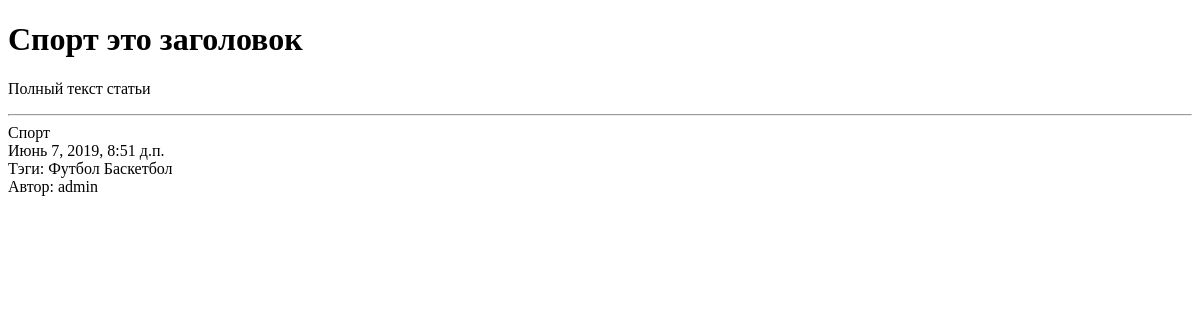
/single/1, run on an earlier commit of the app's database.
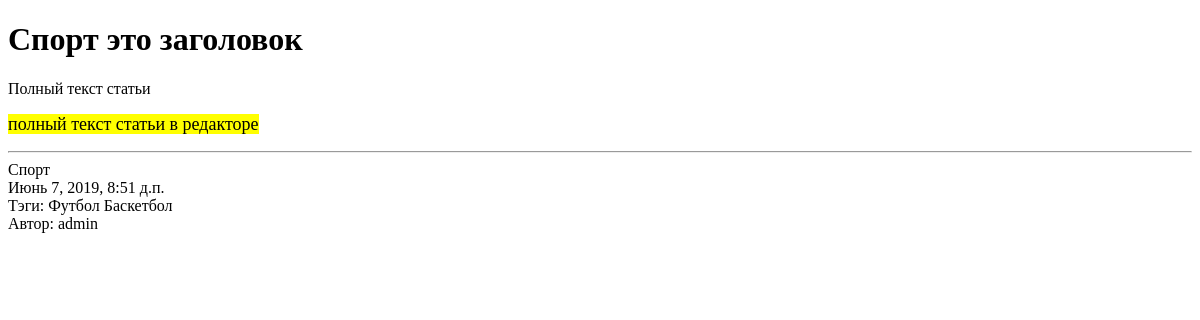
And on a later commit of the database.
### news/models.py (models this page shows, shortened)
class News (models.Model):
    user = models.ForeignKey(User,          # у одного автора много постов
                             verbose_name='Автор',
                             on_delete=models.CASCADE)      # при удалении юзера все его новости удаляются
    title = models.CharField(verbose_name='Заголовок', max_length=100)
    category = models.ForeignKey(Category,          # в одной категории много новостей
                                 verbose_name='Категория',
                                 on_delete=models.SET_NULL,  # при удалении категории поле будет пустым,
                                 null=True)                  # статья удаляться не будет
    text_min = models.TextField(verbose_name="мин. текст", max_length=350)
    text = models.TextField("Текст статьи")
    tags = models.ManyToManyField(Tag, verbose_name="Теги", )  # у одной статьи несколько тегов
    created = models.DateTimeField("Дата создания", auto_now_add=True)  # Автоматическое присванивание даты
    description = models.CharField("Описание", max_length=100)
    keywords = models.CharField("Ключевые слова", max_length=50)
    class Meta:
        verbose_name = 'Статья'
        verbose_name_plural = 'Стаьи'

class Category(models.Model):
    title = models.CharField('Название', max_length=50)
    class Meta:                                 # будет в админ панели
        verbose_name = 'Категория'
        verbose_name_plural = 'Категории'
    def __str__(self):
        return self.title  # Возвращает НАЗВАНИЕ статьи

class Tag(models.Model):
    title = models.CharField("Тег", max_length=50)
    class Meta:
        verbose_name = "Тег"
        verbose_name_plural = "Теги"

### news/views.py (the view)
# urls.py: path('single/<int:pk>', views.new_single, name='new_single')        # указываем имя, чтобы потом использовать его в шаблонах
def new_single(request, pk):           # pk is id of article
    new = get_object_or_404(News, id=pk)
    return render(request, "news/new_single.html", {"new": new})           # потом перейти в УРЛ, который будет запускать эту функцию

### templates/news/new_single.html (shortened to what this page needs)
{% extends 'news/base.html' %}
 {% block content %}
     <h1>{{ new.title }}</h1>
    <p>{{ new.text | safe }}</p><hr>
    {{ new.category }}<br>
    {{ new.created }}<br>
    Тэги: {% for tag in new.tags.all %}
            {{ tag.title }}
        {% endfor %}<br>
    Автор: {{ new.user }}
{% endblock %}

### templates/news/base.html (shortened to what this page needs)
{% extends 'base.html' %}

### templates/base.html (shortened to what this page needs)
<!DOCTYPE html>
<html lang="en">
<head>
</head>
<body>
 {% block content %}{% endblock %}
</body>
</html>

What changed in the data, as far as the page shows it:
changed News "Спорт это заголовок": text "Полный текст статьи" → "Полный текст статьи полный текст статьи в редакторе"
